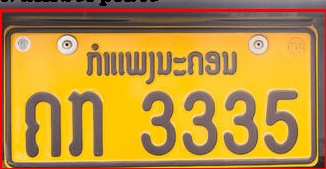
#> input picture apps/assets/img/imgRoi1.jpg, 326 x 169 px, found by its file name
$ python readtext.py
#> lines starting #> are read from the running program, lines starting #| are printed output that depends on the picture
import cv2
import pytesseract as pyt
from PIL import Image
import os

# Path of the image
img_path = 'apps/assets/img/imgRoi1.jpg'
img = cv2.imread(img_path)
#> img is the input picture: shape (169, 326, 3); mean B, G, R 61.5, 144.6, 187.2
img_copy = img.copy()

gray_img = cv2.cvtColor(img_copy, cv2.COLOR_BGR2GRAY)
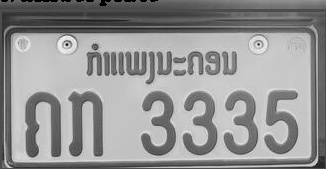
#> gray_img: shape (169, 326); min 0, max 253, mean 147.9
cv2.imwrite("gray.jpg", gray_img)
pyt.pytesseract.tesseract_cmd = r'D:\OCR\tesseract'
os.putenv('TESSDATA_PREFIX','D:\OCR\tessdata\lao.traineddata')
# Open the image using PIL

# Use Tesseract to extract text from the image
#> (the run stopped early here; a loop or call above may not have finished)

$ run again, with apps/assets/img/123.jpg copied over apps/assets/img/imgRoi1.jpg
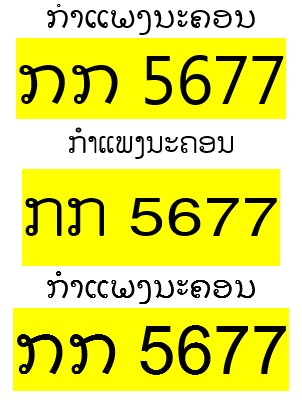
#> input picture apps/assets/img/123.jpg, 302 x 400 px, found by its file name
#> img is the input picture: shape (400, 302, 3); mean B, G, R 103.5, 226.9, 227
#> `gray_img = cv2.cvtColor(img_copy, cv2.COLOR_BGR2GRAY)`:
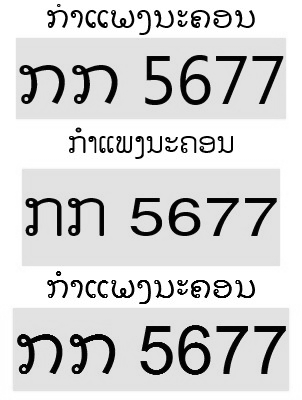
#> gray_img: shape (400, 302); min 0, max 255, mean 212.9

$ run again, with apps/assets/img/3335.jpg copied over apps/assets/img/imgRoi1.jpg
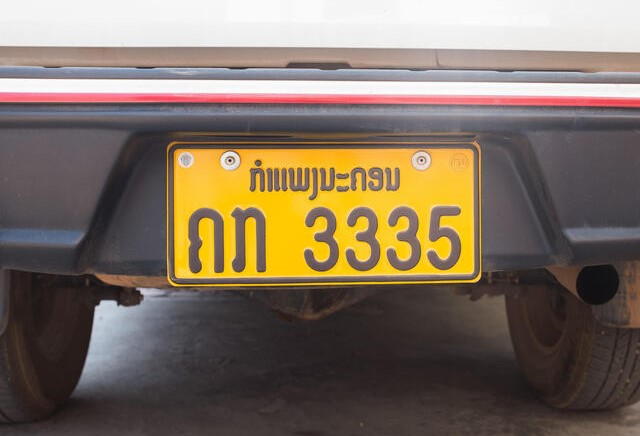
#> input picture apps/assets/img/3335.jpg, 640 x 436 px, found by its file name
#> img is the input picture: shape (436, 640, 3); mean B, G, R 96.6, 112.1, 126.9
#> `gray_img = cv2.cvtColor(img_copy, cv2.COLOR_BGR2GRAY)`:
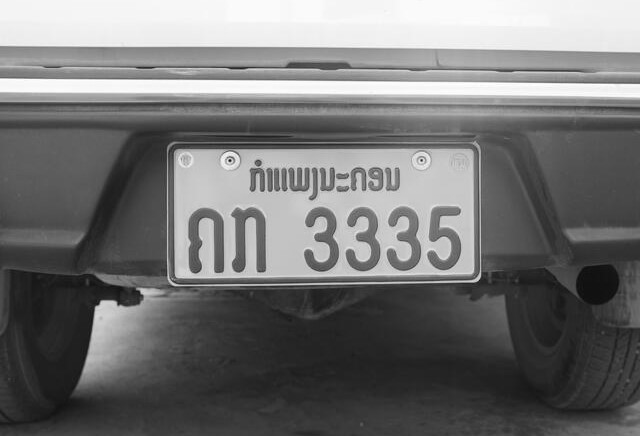
#> gray_img: shape (436, 640); min 10, max 254, mean 114.8
